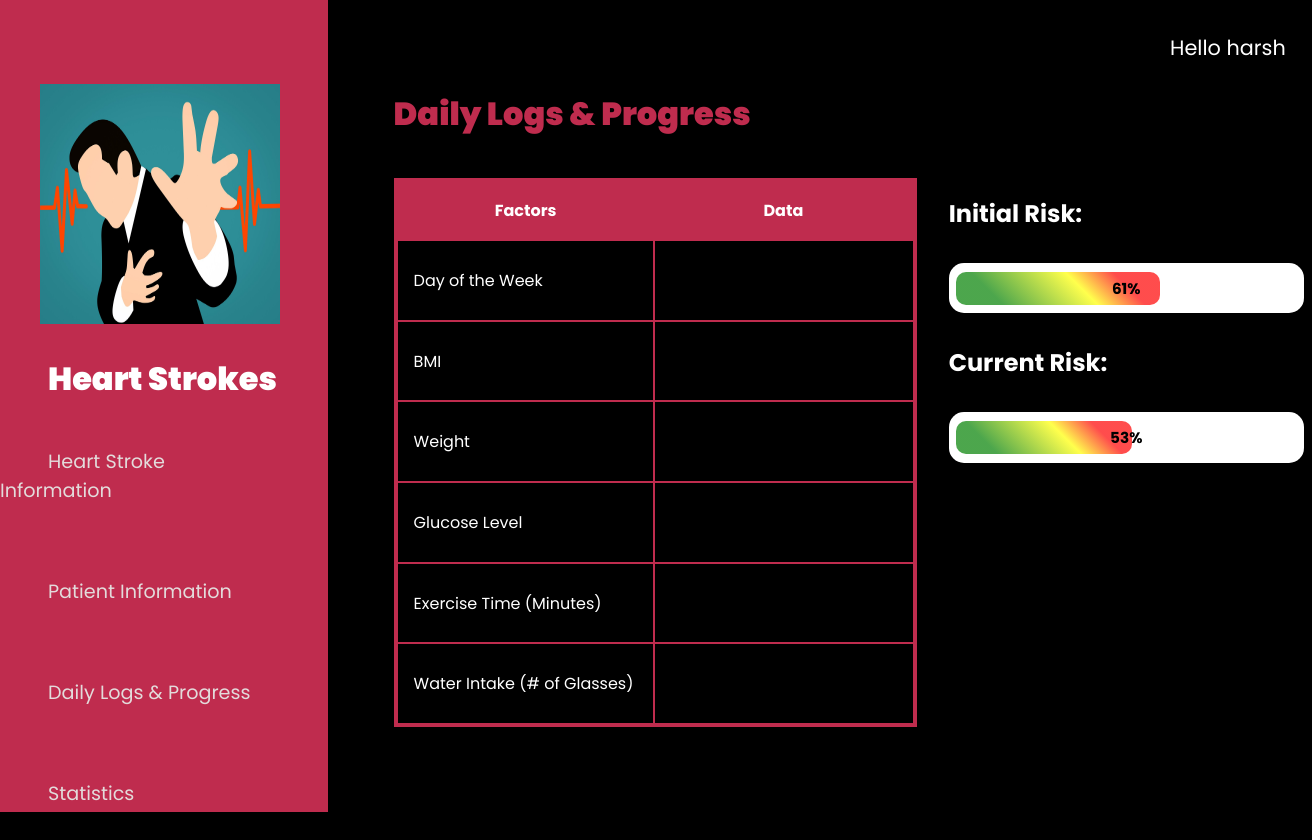
The page /logs (signed in) on the database its author committed.
### Heart_Health_Website/models.py (models this page shows)
class User(db.Model, UserMixin):
    id = db.Column(db.Integer, primary_key=True)
    email = db.Column(db.String(150), unique=True)
    password = db.Column(db.String(150))
    firstName = db.Column(db.String(150))
    profiles = db.relationship("Profile")

class Profile(db.Model):
    id = db.Column(db.Integer, primary_key=True)
    gender = db.Column(db.String(100))
    age = db.Column(db.Integer)
    hypertension = db.Column(db.Integer)
    heart_disease = db.Column(db.Integer)
    married = db.Column(db.Integer)
    work_type = db.Column(db.String(100))
    residence_type = db.Column(db.String(100))
    avg_glucose_level = db.Column(db.Float)
    bmi = db.Column(db.Float)
    smoking_status = db.Column(db.String(100))
    percentage = db.Column(db.Integer)
    user_id = db.Column(db.Integer, db.ForeignKey('user.id'))

### Heart_Health_Website/views.py (the view)
@views.route('/logs', methods=['GET', 'POST'])
def logs():
    user_first_name = str(current_user.firstName)
    return render_template("logs.html", user=current_user, firstName = user_first_name)

### Heart_Health_Website/__init__.py (called while the page is built)
def create_app():
    app = Flask(__name__)
    app.config['SECRET_KEY'] = 'random_secret_key'
    app.config['SQLALCHEMY_DATABASE_URI']= f'sqlite:///{DB_NAME}'
    db.init_app(app)
    from .views import views
    from .auth import auth
    app.register_blueprint(views, url_prefix='/')
    app.register_blueprint(auth, url_prefix='/')
    from .models import User, Profile
    create_database(app)
    login_manager = LoginManager()
    login_manager.login_view = 'auth.login'
    login_manager.init_app(app)
    @login_manager.user_loader
    def load_user(id):
        return User.query.get(int(id))
    return app

### Heart_Health_Website/templates/logs.html (shortened to what this page needs)
<!DOCTYPE html>
<html lang="en">
<head>
    <link rel="stylesheet" href="{{ url_for('static', filename='main.css') }}">
</head>
<body>
    <h1 class ="greeting"> Hello {{ firstName }}</h1>
    <section class="navbar">
        <img src="{{ url_for('static', filename='images/heart stroke.jpg') }}" alt="">
        <h1>Heart Strokes</h1>
        <div class="nav-links">
            <br>
            <li><a class="navlink" href="stroke">Heart Stroke Information</a></li>
            <li><a class="navlink" id="pat-info"  href="patient">Patient Information</a></li>
            <li><a class="navlink" id="logs"  href="logs">Daily Logs & Progress</a></li>
            <li><a class="navlink"  href="statistics">Statistics</a></li>
        </div>
    </section>
    <section class="logs">
        <h1>Daily Logs & Progress</h1>
        <table class="log" action="logs" method='POST'>
            <tr>
                <th>Factors</th>
                <th>Data</th>
            </tr>
            <tr>
                <td class="items">Day of the Week</td>
                <td class="items-data"><input type="text" id="log-day" name="log-day"></td>
            </tr>
            <tr>
                <td class="items">BMI</td>
                <td class="items-data"><input type="text" id="log-bmi" name="log-bmi"></td>
            </tr>
            <tr>
                <td class="items">Weight</td>
                <td class="items-data"><input type="text" id="log-weight" name="log-weight"></td>
            </tr>
            <tr>
                <td class="items">Glucose Level</td>
                <td class="items-data"><input type="text" id="log-sugar" name="log-sugar"></td>
            </tr>
            <tr>
                <td class="items">Exercise Time (Minutes)</td>
                <td class="items-data"><input type="text" id="log-exercise" name="log-exercise"></td>
            </tr>
            <tr>
                <td class="items">Water Intake (# of Glasses)</td>
                <td class="items-data"><input type="text" id="log-water" name="log-water"></td>
            </tr>
        </table>
        <div class="percentages">
            <div class="initial">
                <h2>Initial Risk:</h2>
                <span class="initial-bar holder">
                    <div class="initial-bar bar"></div>
                    <h5>{{ user.profiles[0].percentage }}%</h5>
                </span>
            </div>
            <div class="current">
                <h2>Current Risk:</h2>
                <span class="current-bar holder">
                    <div class="current-bar bar"></div>
                    <h5>{{ user.profiles[-1].percentage }}%</h5>
                </span>
            </div>
        </div>
    </section>
</body>
</html>

### Heart_Health_Website/static/main.css (style rules this page uses)
:root { --one: #000000; --two: #c62424; --three: #bf2c4e; --four: #5e5e5e; }
body { margin: 0; background: var(--one); }
section.navbar { width: 25%; height: 105vh; margin-top: -1.75em; background-color: var(--three); }
section.navbar img { width: 15em; height: 15em; margin: 7em 0 0 2.5em; -webkit-animation: wave-two 8s ease-in-out infinite; animation: wave-two 8s ease-in-out infinite; }
section.navbar h1 { font-family: 'Poppins'; font-size: 2em; padding: 0em 0 0 1.5em; color: white; font-weight: 900; }
section.navbar .nav-links { list-style: none; }
section.navbar .nav-links li { padding-bottom: 4.5em; }
section.navbar .nav-links li a { text-decoration: none; font-family: 'poppins'; font-size: 1.2em; padding:1em 0 0 0em; color: #e3dbdb; margin: 2.5em; }
body .greeting { position: absolute; right: 2%; top: 2%; color: white; font-family: 'poppins'; font-size: 1.3em; font-weight: 400; }
section.logs { position: absolute; left: 30%; top: 7%; }
section.logs h1 { font-size: 2em; color: var(--three); font-family: 'poppins'; font-weight: 900; }
section.logs table.log { margin-top: 2.5em; border: 4px solid var(--three); border-collapse: collapse; color: white; font-family: 'poppins'; }
section.logs table.log th { background: var(--three); padding: 1em; width: 14em; }
section.logs table.log td.items { border: 2px solid var(--three); padding: 1em; }
section.logs table.log td.items-data { border: 2px solid var(--three); padding: 1em; }
section.logs table.log td.items-data input { background: var(--one); border: none; padding: 1em; color: white; font-family: 'poppins'; width: 15em; }
section.logs .percentages { position: absolute; left: 106%; top: 17%; color: white; }
section.logs .percentages h2 { font-size: 1.5em; width: 15em; font-family: 'poppins'; }
section.logs .percentages .holder { height: 15px; background-color: white; border-radius: 15px; padding: 1.1em; display: block; margin-top: -1em; margin-bottom: 1em; margin: 2em; margin-left: 0em; text-align: center; width: 20em; position: relative; }
section.logs .percentages .holder .bar { background-image: linear-gradient(45deg, green 20%, yellow 60%, red 80%); opacity: 0.7; display: inline-block; padding: 1em; border-radius: 10px; width: calc(61% - 45px); height: 1px; position: absolute; left: 17.5%; margin-left: -3.4em; margin-top: -.58em; margin-bottom: 2em; z-index: 799; -webkit-animation: load 2s 0s; animation: load 2s 0s; }
section.logs .percentages .holder .current-bar { width: calc(53% - 45px); }
section.logs .percentages .holder h5 { margin-top: -.25em; position: absolute; left: 50%; -webkit-transform: translate(-50%, 0); transform: translate(-50%, 0); margin-bottom: 0; font-family: 'now'; color: black; font-size: .95em; text-align: center; z-index: 800; font-family: 'poppins'; }

### rows shown on the page
User: firstName "harsh"
Profile: percentage "61"
Profile: percentage "53"
